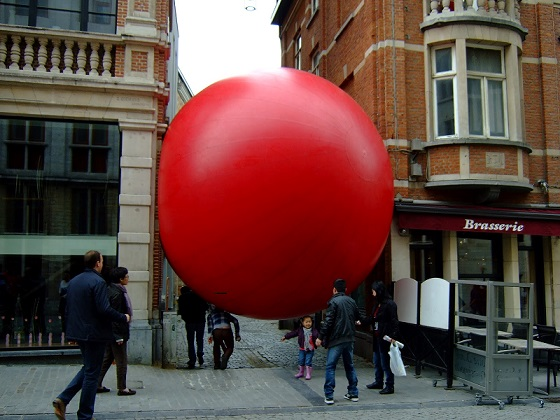
#> input picture 15w_fc/fc_youbot_hackathon/ros-cpp-ball-detector/ros/images/redball-en-churros-002.jpg, 560 x 420 px
$ python -i image_detection.py   (imports and definitions only)
#> lines starting #> are read from the running program, lines starting #| are printed output that depends on the picture
#!/usr/bin/env python

import cv2
import numpy as np
import rospy

class ProcessImage():
	def __init__(self,image):
		rospy.loginfo("ProcessImage initialized")
		self.image = None #reference image initialization
		self.contour = None
		self.x = None
		self.y = None

	def showImage(self,windowName, imageToDisplay):
		cv2.imshow(windowName,imageToDisplay)

	def maskImage(self):
		#convert image to hsv
		hsv = cv2.cvtColor(self.image,cv2.COLOR_BGR2HSV)
		#cv2.imshow('hsv',hsv)
		#set the bounds for Red color
		lower_bound = np.array([0,100,100])
		upper_bound = np.array([10,255,255])

		mask = cv2.inRange(hsv,lower_bound,upper_bound)
		#cv2.imshow('mask',mask)
		res = cv2.bitwise_and(self.image,self.image,mask=mask)

		return res

	def drawContours(self,MaskImage):
		gray = cv2.cvtColor(MaskImage,cv2.COLOR_BGR2GRAY)
		ret, thres = cv2.threshold(gray,10,255,0)
		contours,hierarchy = cv2.findContours(thres,cv2.RETR_TREE,cv2.CHAIN_APPROX_SIMPLE)

		#find the largest contour
		areas = [cv2.contourArea(c) for c in contours]
		largestIndex = np.argmax(areas)
		cnt = contours[largestIndex]
		self.contours = cnt
		cv2.drawContours(self.image,[cnt],0,(255,0,0),1)

	def centroid(self):
		#find the centroid of ball
		M = cv2.moments(self.contours)
		cx = int(M['m10']/M['m00'])
		cy = int(M['m01']/M['m00'])
		self.x = cx
		self.y = cy

>>> import cv2
>>> picture = cv2.imread('../../../15w_fc/fc_youbot_hackathon/ros-cpp-ball-detector/ros/images/redball-en-churros-002.jpg', cv2.IMREAD_GRAYSCALE)
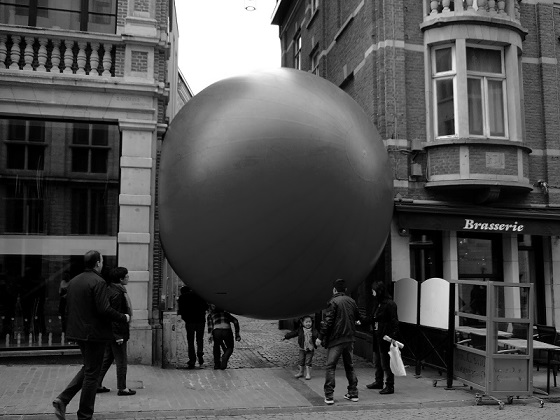
#> picture: shape (420, 560); min 0, max 255, mean 78.5
>>> result = ProcessImage(picture).maskImage()
#> (the run stopped early here; a loop or call above may not have finished)
